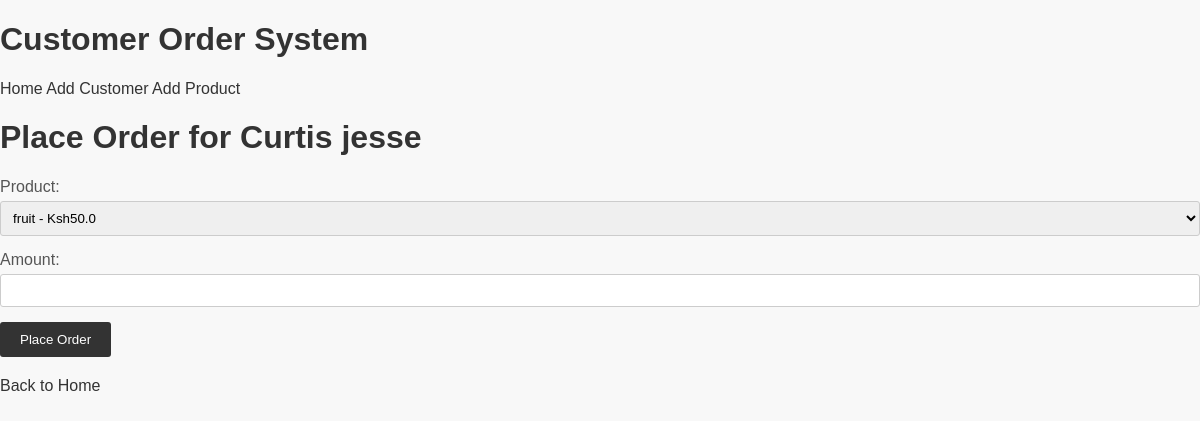
The page /place_order/2 on the database as committed earlier.
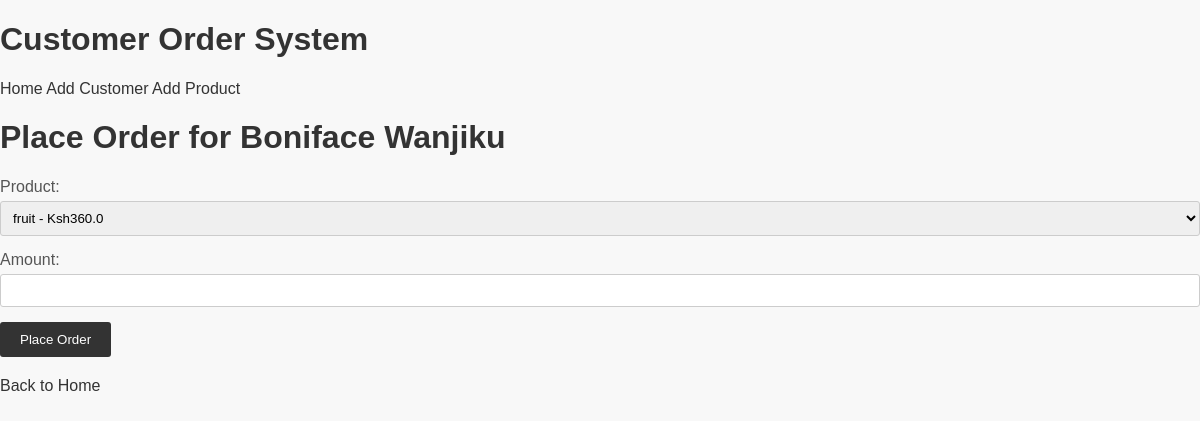
The same page on the database as committed later.
### app.py (models this page shows, shortened)
class Customer(db.Model):
    id = db.Column(db.Integer, primary_key=True)
    name = db.Column(db.String(80), nullable=False)
    code = db.Column(db.String(20), nullable=False)
    orders = db.relationship('Order', backref='customer', lazy=True)

### app.py (the view, shortened to what this page needs)
@app.route('/place_order/<int:customer_id>', methods=['GET', 'POST'])
def place_order(customer_id):
    customer = Customer.query.get_or_404(customer_id)
    products = Product.query.all()
    return render_template('place_order.html', customer=customer, products=products)

### templates/place_order.html (shortened to what this page needs)
{% extends "base.html" %}
{% block content %}
<h1>Place Order for {{ customer.name }}</h1>
<form method="POST">
    <label for="product_id">Product:</label>
    <select id="product_id" name="product_id" required>
        {% for product in products %}
        <option value="{{ product.id }}">{{ product.name }} - Ksh{{ product.price }}</option>
        {% endfor %}
    </select>
    <br>
    <label for="amount">Amount:</label>
    <input type="number" id="amount" name="amount" min="1" required>
    <br>
    <input type="submit" value="Place Order">
</form>
<a href="{{ url_for('index') }}">Back to Home</a>
{% endblock %}

### templates/base.html (shortened to what this page needs)
<!DOCTYPE html>
<html lang="en">
<head>
    <link rel="stylesheet" href="{{ url_for('static', filename='styles.css') }}">
</head>
<body>
    <header>
        <h1>Customer Order System</h1>
        <nav>
            <a href="{{ url_for('index') }}">Home</a>
            <a href="{{ url_for('add_customer') }}">Add Customer</a>
            <a href="{{ url_for('add_product') }}">Add Product</a>
        </nav>
    </header>
    <main>
        {% block content %}{% endblock %}
    </main>
</body>
</html>

### static/styles.css (style rules this page uses)
body { font-family: Arial, sans-serif; margin: 0; padding: 0; background-color: #f8f8f8; }
h1, h2, h3 { color: #333; }
form { margin-bottom: 20px; }
label { display: block; margin-bottom: 5px; color: #555; }
input[type="text"], input[type="number"], select { width: 100%; padding: 8px; margin-bottom: 15px; border: 1px solid #ccc; border-radius: 3px; box-sizing: border-box; }
input[type="submit"] { background-color: #333; color: #fff; padding: 10px 20px; border: none; border-radius: 3px; cursor: pointer; }
a { color: #333; text-decoration: none; }

Rows that differ between the two databases and show on the page:
changed Customer: name "Curtis jesse" → "Boniface Wanjiku"
Other text that changed with them:
form field product_id: "fruit - Ksh50.0" → "fruit - Ksh360.0"
